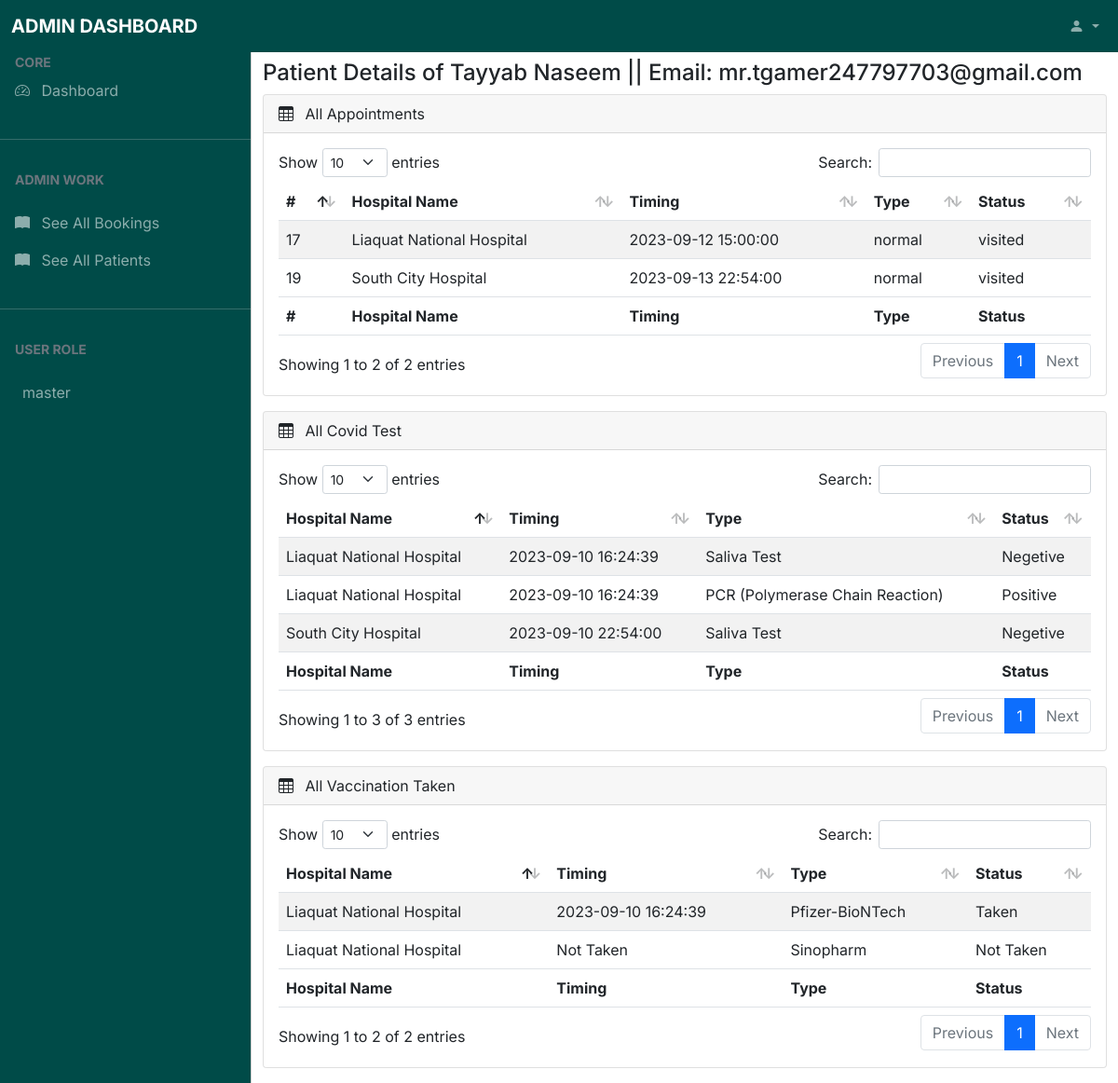
The app's page /management/admin/details/bookings/detail/?id=6 (signed in) with its own data.
### tables this page shows
CREATE TABLE IF NOT EXISTS `users` (
  `user_id` int(11) NOT NULL AUTO_INCREMENT,
  `fname` varchar(50) DEFAULT NULL,
  `lname` varchar(50) DEFAULT NULL,
  `email` varchar(255) DEFAULT NULL,
  `contact` varchar(20) DEFAULT NULL,
  `password` varchar(255) DEFAULT NULL,
  `address` varchar(255) DEFAULT NULL,
  `city` varchar(50) DEFAULT NULL,
  `state` varchar(50) DEFAULT NULL,
  `postal` varchar(50) DEFAULT NULL,
  `country` varchar(50) DEFAULT NULL,
  `verified` varchar(5) DEFAULT 'false',
  `role` varchar(10) DEFAULT 'user',
  PRIMARY KEY (`user_id`)
);

CREATE TABLE IF NOT EXISTS `appointments` (
  `appointment_id` int(11) NOT NULL AUTO_INCREMENT,
  `hospital_id` int(11) NOT NULL DEFAULT 0,
  `user_id` int(11) NOT NULL DEFAULT 0,
  `type` varchar(50) DEFAULT 'normal',
  `status` varchar(50) DEFAULT 'pending',
  `booking_time` datetime DEFAULT NULL,
  `appointment_time` datetime DEFAULT NULL,
  PRIMARY KEY (`appointment_id`),
  KEY `hospital_id` (`hospital_id`),
  KEY `user_id` (`user_id`),
  CONSTRAINT `hospital_id` FOREIGN KEY (`hospital_id`) REFERENCES `hospitals` (`hospital_id`),
  CONSTRAINT `user_id` FOREIGN KEY (`user_id`) REFERENCES `users` (`user_id`)
);

CREATE TABLE IF NOT EXISTS `hospitals` (
  `hospital_id` int(11) NOT NULL AUTO_INCREMENT,
  `hospital_name` varchar(50) NOT NULL DEFAULT 'No Name Specified',
  `timing` varchar(50) NOT NULL DEFAULT 'No Timing Specified',
  `area` varchar(50) NOT NULL DEFAULT 'No City Specified',
  `city` varchar(50) NOT NULL DEFAULT 'No Area Specified',
  PRIMARY KEY (`hospital_id`)
);

CREATE TABLE IF NOT EXISTS `reports` (
  `report_id` int(11) NOT NULL AUTO_INCREMENT,
  `user_id` int(11) NOT NULL DEFAULT 0,
  `hospital_id` int(11) NOT NULL DEFAULT 0,
  `report_timing` datetime DEFAULT NULL,
  `type` varchar(50) DEFAULT NULL,
  `test_type` varchar(50) DEFAULT NULL,
  `vaccine_type` varchar(50) DEFAULT NULL,
  `test_result` varchar(50) DEFAULT NULL,
  `vaccine_status` varchar(50) DEFAULT 'Not Taken',
  PRIMARY KEY (`report_id`),
  KEY `user_id_report` (`user_id`),
  KEY `hospital_id_report` (`hospital_id`),
  CONSTRAINT `hospital_id_report` FOREIGN KEY (`hospital_id`) REFERENCES `hospitals` (`hospital_id`),
  CONSTRAINT `user_id_report` FOREIGN KEY (`user_id`) REFERENCES `users` (`user_id`)
);

### management/admin/details/bookings/detail/index.php (the view, shortened to what the rows shown need)
<?php
require('../../../../../config.php');
$connection = mysqli_connect($config['DB_URL'], $config['DB_USERNAME'], $config['DB_PASSWORD'], $config['DB_DATABASE']);
?>
<!DOCTYPE html>
<html lang="en">
<head>
    <link href="https://cdn.jsdelivr.net/npm/bootstrap@5.1.3/dist/css/bootstrap.min.css" rel="stylesheet">
    <link rel="stylesheet" href="https://use.fontawesome.com/releases/v5.2.0/css/all.css" />
    <link rel="stylesheet" href="<?php echo $config['URL'] ?>/assets/css/global.css">
    <link rel="stylesheet" href="https://cdn.jsdelivr.net/npm/bootstrap-icons@1.4.1/font/bootstrap-icons.css" />
    <link rel="stylesheet" href="<?php echo $config['URL'] ?>/vendor/data_tables/dataTables.bootstrap5.min.css">
    <link rel="stylesheet" href="<?php echo $config['URL'] ?>/assets/css/dash.css">
</head>
<body>
    <main class="mt-5 pt-3">
        <div class="container-fluid">
            <div class="row">
                <div class="col-md-12">
                    <?php
                    if (isset($_GET['id'])) {
                        $user_id = $_GET['id'];
                        $query = "SELECT * FROM users WHERE user_id = $user_id";
                        $result = mysqli_query($connection, $query);
                        $total  = mysqli_num_rows($result);
                        if ($total == 1) {
                            while ($row = mysqli_fetch_assoc($result)) {
                                echo '<h4>Patient Details of ' . $row['fname'] . ' ' . $row['lname'] . ' || Email: ' . $row['email'] . '</h4>';
                            }
                        }
                    }
                    ?>
                </div>
            </div>
            <div class="row">
                <div class="col-md-12 mb-3">
                    <div class="card">
                        <div class="card-body">
                            <div class="table-responsive">
                                <table id="example" class="table table-striped data-table2" style="width: 100%">
                                    <thead>
                                        <tr>
                                            <th>#</th>
                                            <th>Hospital Name</th>
                                            <th>Timing</th>
                                            <th>Type</th>
                                            <th>Status</th>
                                        </tr>
                                    </thead>
                                    <tbody>
                                        <?php
                                        $query = "SELECT * FROM appointments INNER JOIN hospitals ON appointments.hospital_id = hospitals.hospital_id WHERE appointments.user_id = $user_id";
                                        $result = mysqli_query($connection, $query);
                                        $total  = mysqli_num_rows($result);
                                        if ($total >= 1) {
                                            while ($row = mysqli_fetch_assoc($result)) {
                                                if ($row['status'] == 'approved' || $row['status'] == 'visited' || $row['status'] == 'not visited') {
                                                    echo '
                                                        <tr>
                                                            <td>' . $row['appointment_id'] . '</td>
                                                            <td>' . $row['hospital_name'] . '</td>
                                                            <td>' . $row['appointment_time'] . '</td>
                                                            <td>' . $row['type'] . '</td>
                                                            <td>' . $row['status'] . '</td>
                                                        </tr>
                                                        ';
                                                }
                                            }
                                        }
                                        ?>
                                    </tbody>
                                    <tfoot>
                                        <tr>
                                            <th>#</th>
                                            <th>Hospital Name</th>
                                            <th>Timing</th>
                                            <th>Type</th>
                                            <th>Status</th>
                                        </tr>
                                    </tfoot>
                                </table>
                            </div>
                        </div>
                    </div>
                </div>
            </div>
            <div class="row">
                <div class="col-md-12 mb-3">
                    <div class="card">
                        <div class="card-body">
                            <div class="table-responsive">
                                <table id="example" class="table table-striped data-table2" style="width: 100%">
                                    <thead>
                                        <tr>
                                            <th>Hospital Name</th>
                                            <th>Timing</th>
                                            <th>Type</th>
                                            <th>Status</th>
                                        </tr>
                                    </thead>
                                    <tbody>
                                        <?php
                                        $query = "SELECT * FROM reports INNER JOIN hospitals ON reports.hospital_id = hospitals.hospital_id WHERE reports.user_id = $user_id";
                                        $result = mysqli_query($connection, $query);
                                        $total  = mysqli_num_rows($result);
                                        if ($total >= 1) {
                                            while ($row = mysqli_fetch_assoc($result)) {
                                                if ($row['type'] == 'test') {
                                                    echo '
                                                        <tr>
                                                            <td>' . $row['hospital_name'] . '</td>
                                                            <td>' . $row['report_timing'] . '</td>
                                                            <td>' . $row['test_type'] . '</td>
                                                            <td>' . $row['test_result'] . '</td>
                                                        </tr>
                                                        ';
                                                }
                                            }
                                        }
                                        ?>
                                    </tbody>
                                    <tfoot>
                                        <tr>
                                            <th>Hospital Name</th>
                                            <th>Timing</th>
                                            <th>Type</th>
                                            <th>Status</th>
                                        </tr>
                                    </tfoot>
                                </table>
                            </div>
                        </div>
                    </div>
                </div>
            </div>
            <div class="row">
                <div class="col-md-12 mb-3">
                    <div class="card">
                        <div class="card-body">
                            <div class="table-responsive">
                                <table id="example" class="table table-striped data-table2" style="width: 100%">
                                    <thead>
                                        <tr>
                                            <th>Hospital Name</th>
                                            <th>Timing</th>
                                            <th>Type</th>
                                            <th>Status</th>
                                        </tr>
                                    </thead>
                                    <tbody>
                                        <?php
                                        $query = "SELECT * FROM reports INNER JOIN hospitals ON reports.hospital_id = hospitals.hospital_id WHERE reports.user_id = $user_id";
                                        $result = mysqli_query($connection, $query);
                                        $total  = mysqli_num_rows($result);
                                        if ($total >= 1) {
                                            while ($row = mysqli_fetch_assoc($result)) {
                                                if ($row['type'] == 'vaccine') {
                                                    echo '
                                                        <tr>
                                                            <td>' . $row['hospital_name'] . '</td>
                                                            <td>' . (($row['report_timing'] != NULL) ? $row['report_timing'] : 'Not Taken') . '</td>
                                                            <td>' . $row['vaccine_type'] . '</td>
                                                            <td>' . $row['vaccine_status'] . '</td>
                                                        </tr>
                                                        ';
                                                }
                                            }
                                        }
                                        ?>
                                    </tbody>
                                    <tfoot>
                                        <tr>
                                            <th>Hospital Name</th>
                                            <th>Timing</th>
                                            <th>Type</th>
                                            <th>Status</th>
                                        </tr>
                                    </tfoot>
                                </table>
                            </div>
                        </div>
                    </div>
                </div>
            </div>
        </div>
    </main>
</body>
</html>

### records on screen
users: fname "Tayyab", lname "Naseem", email "mr.tgamer247797703@gmail.com"
appointments: appointment_id "17", hospital.hospital_name "Liaquat National Hospital", appointment_time "2023-09-12 15:00:00", type "normal", status "visited"
appointments: appointment_id "19", hospital.hospital_name "South City Hospital", appointment_time "2023-09-13 22:54:00", type "normal", status "visited"
reports: hospital.hospital_name "Liaquat National Hospital", report_timing "2023-09-10 16:24:39", test_type "Saliva Test", test_result "Negetive"
reports: hospital.hospital_name "Liaquat National Hospital", report_timing "2023-09-10 16:24:39", test_type "PCR (Polymerase Chain Reaction)", test_result "Positive"
reports: hospital.hospital_name "South City Hospital", report_timing "2023-09-10 22:54:00", test_type "Saliva Test", test_result "Negetive"
reports: hospital.hospital_name "Liaquat National Hospital", report_timing "2023-09-10 16:24:39", vaccine_type "Pfizer-BioNTech", vaccine_status "Taken"
reports: hospital.hospital_name "Liaquat National Hospital", shows "Not Taken", vaccine_type "Sinopharm", vaccine_status "Not Taken"

### other values on screen
$_SESSION['user-role'] "master"
